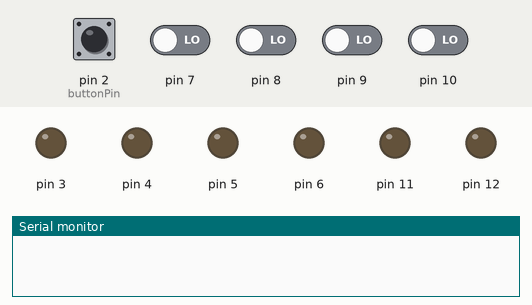
Simulated run of this sketch. Board: Arduino Uno, built with avr-gcc and run on an emulated ATmega328P. Shown: output pins drawn as LEDs (lit = HIGH), the last lines printed to the serial monitor. Inputs (shaded band) come from the test bench; at power-on: pin 2 (buttonPin), pin 7–10 LOW. Random numbers use the default seed unless the sketch sets one.

Above: at 1.2 s.
1.3 s: pin 2 (buttonPin) pulled HIGH for 0.25 s
At 23.0 s:
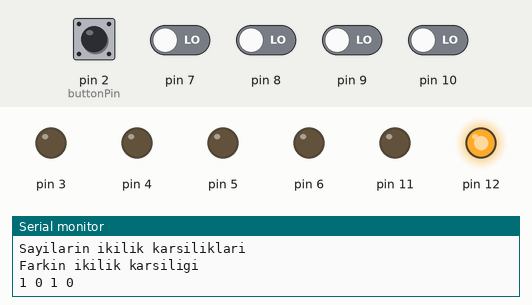
Timing chart, 0 to 24.2 s (numbered marks = the images above; inputs shaded):
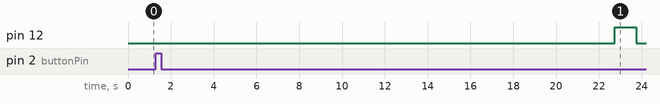

The sketch:

Proje.ino
```cpp
const int buttonPin = 2; //Buton pinini 2 olarak ayarladım
int buttonState=0; //buton pininden okuyacağım değeri tanımladım ve 0 atadım
int diziBoyutu=4;//oluşturacağım dizilerin boyutu
void ikiliktabanacevirme(int,int);//ikiliktabanacevirme fonksiyonununun prototipi
int sayilaritutandizi[4];//rastgele oluşturduğum 1 ila 15 arasındaki 4 sayiyi tuttuğum dizi
int mainicindekiikiligitutandizi[4][4];//tuttuğum rastgele 4 sayiyi ikilige cevirdikten sonra oluşan değerleri içine atacağım dizi
int maks;//maksimum değişkeni
int minn;//minimum değişkeni
int maksminfark;//maksimum ile minimum arasındaki farkı tuttuğum değişken
int minimumubul(int[],int,int&,int&);//minimumubul fonksiyonunun prototipi
int maksimumubul(int[],int,int&,int&);//maksimumunubul fonksiyonunun prototipi
int maksminfarkinitutandizi[1];//maksimum ile minimum farkini bulduktan sonra onu tutacağım dizi
int maksminfarkiniikiliktutandizi[1][4];//maksimum ile minimum farkini ikilik olarak tutacağım dizi


void setup() {//setup tanımı
  randomSeed(analogRead(A0));//Her iterasyonda farklı sayılar üretilmesi için tanımladım.
  pinMode(buttonPin, INPUT); //Buton pinini 2 olarak ayarladım
  Serial.begin(9600);//seri ekranda değerleri görmek için
 //pinmode la giriş çıkış pinlerini ayarladım
    pinMode(3,OUTPUT);

    pinMode(4,OUTPUT);

    pinMode(5,OUTPUT);

    pinMode(6,OUTPUT);


    pinMode(7,INPUT);

    pinMode(8,INPUT);

    pinMode(9,INPUT);

    pinMode(10,INPUT);

    pinMode(11,OUTPUT);

    pinMode(12,OUTPUT);

}

void loop() {//loop u tanımladım
//oyun başlamadan önce bütün pinleri södürdüm
  digitalWrite(3,LOW);
  digitalWrite(4,LOW);
  digitalWrite(5,LOW);
  digitalWrite(6,LOW);
  digitalWrite(11,LOW);
  digitalWrite(12,LOW);

  buttonState = digitalRead(buttonPin); //buttonpinden değeri okudum
  delay(200);//butonpininde temassızlık olmaması için delay ekledim


  if (buttonState == HIGH) //eğer buttonpininden okuduğum değer hıgh ise
  {
    Serial.println("Sayilarin onluk tabanda ki karşılıkları ");//seri ekranda düzenli bir biçimde yazılması için serialprint komutlarıyla düzeltmeler yaptım

    for(int i=0;i<=3;i++)//Rastgele sayilari üretmek için bir for döngüsü tanımladım
     {
       sayilaritutandizi[i]=random(1,16);//0 dan 3 e her oluşturduğum sayiyi sayilaritutandizi adındaki bir dizide sakladım

       Serial.print(sayilaritutandizi[i]); //bu dizi elemanlarını seri port ekranında yazdırdım
       Serial.print("---------");//altına kesik çizgiler ekledim düzenli olması açısından

     }
      Serial.println("");//seri ekranda düzenleme
      Serial.println(" ");//seri ekranda düzenleme
      minn=minimumubul(sayilaritutandizi,4,minn);//minimumubul adlı fonksiyona rastgele 4 sayıyı tuttuğum diziyi,diziboyutunu ve minn değişkenini gönderdim
      maks=maksimumubul(sayilaritutandizi,4,maks);//maksimumubul adlı fonksiyona rastgele 4 sayıyı tuttuğum diziyi,diziboyutunu ve maks değişkenini gönderdim
      maksminfark=maks-minn;//Fonksiyonlara gönderdikten sonra bulduğum maks ve min değerlerini birbirinden çıkararak maksminfar adlı değikene atadım
      Serial.print("Maksimum ile minimum farkı = ");//seri ekranda düzenleme
      Serial.println(maksminfark);//maksminfarkını seri ekranda yazdırdım
      Serial.println("");//seri ekranda düzenleme
      Serial.println("Sayilarin ikilik karsiliklari ");//seri ekranda düzenleme
      ikiliktabanacevirme(sayilaritutandizi,mainicindekiikiligitutandizi);//ikiliktabana cevirme fonksiyonuna rastgele sayıları tuttuğum diziyi ve bu sayiların ikilik karşılıklarını tutacağım iki boyutlu diziyi gönderdim
      Serial.println("");//seri ekranda düzenleme
      Serial.println("");//seri ekranda düzenleme
      Serial.println("Farkin ikilik karsiligi ");//seri ekranda düzenleme
      maksminfarkinitutandizi[0]={maksminfark};//maksminfarkını,tuttuğum maksminfarkinitutandizisinin ilk elamanına atadım.

      ikiliktabanacevirmemaksminicin(maksminfarkinitutandizi,maksminfarkiniikiliktutandizi);//maks ve min farki için tuttuğum ikiliktabanacevirmemaksmin dizisine maksminfarkinitutandizi ve maksminfarkiniikiliktutandizi değişenlerini gönderdim
      Serial.println("");//seri ekranda düzenleme

      for(int i=0;i<=3;i++)//iki boyutlu dizimde satırları gezmesi için bir for tanımladım
      {
        for(int j=0;j<=3;j++)//iki boyutlu dizimde sütunları gezmesi için bir for tanımladım
        {
          if(mainicindekiikiligitutandizi[i][j]==1)//gezdiğim satır ve sütünun her bi iterasyonunu kontrol ettim eğer 1 ise
          {
            digitalWrite(j+3,HIGH);//hangi iterasyondaysam 3 fazlasını yani 0 sa 3 numaralı 1 se 4 numaralı ledi yaktım
          }
          else//değilse
            digitalWrite(j+3,LOW);//hangi iterasyondaysam 3 fazlasını yani 0 sa 3 numaralı 1 se  numaralı ledi söndürdüm
        }
        delay(5000);//bu döngü 4 sayı içinde tekrarlanıcak ve her bir kombinasyon 5 saniye yanık kalıcak
      }
        //5 er saniye kombinasyonlardon sonra her bir led sönücek
        digitalWrite(3,LOW);
        digitalWrite(4,LOW);
        digitalWrite(5,LOW);
        digitalWrite(6,LOW);
        delay(1000);//bir saniye süresince sönücek ledler


    //maksmin farkını ikilik şekilte tutan dizinin 0.satır 0. sütünundan 3.satır 3.sütununa kadar dipswitchden okunan değerler karşılaştırılıcak
    if(maksminfarkiniikiliktutandizi[0][0]==digitalRead(7) && maksminfarkiniikiliktutandizi[0][1]==digitalRead(8) && maksminfarkiniikiliktutandizi[0][2]==digitalRead(9) && maksminfarkiniikiliktutandizi[0][3]==digitalRead(10))
      {//eğer şart sağlanırsa
        digitalWrite(11,HIGH);//11 numaralı dijital pine bağlı yeşil led yanıcak
        digitalWrite(12,LOW);//12 numaralı dijital pine bağlı kırmızı led sönücek
        delay(1000);//1 saniye boyunca
      }
    else
      {//eğer şart sağlanmazsa
        digitalWrite(11,LOW);//11 numaralı dijital pine bağlı yeşil led sönücek
        digitalWrite(12,HIGH);//12 numaralı dijital pine bağlı kırmızı led yanıcak
        delay(1000);//1 saniye boyunca
      }
      //en son bu işlemerden sonra her iki led de söndürülecek
      digitalWrite(11,LOW);
      digitalWrite(12,LOW);

         for(int i=0;i<=0;i++)//switchden kullanıcının girdiği değer kontrol etmek için seri ekranda yazdırdığım for döngüsü tek satırlı olduğu için satırı bir kere dolaşıcak
         {
          Serial.println(" ");//seri ekranda düzenleme
          Serial.print("Switchden Girilen Deger -->");//seri ekranda düzenleme
           for(int j=7;j<=10;j++)//sütunda 4 sutunlu olduğu için 7 den 10a 4 kere dolaşıcak
            {
              Serial.print(digitalRead(j));//ve ekrana yazıcak
              Serial.print(" ");//seri ekranda düzenleme
            }
        Serial.print(" ");//seri ekranda düzenleme
         }
      buttonState=LOW;//en son butona tekrar bastığımızda oyunun başlaması için butonu low durumuna getirdim
   }


  }
//ikilik tabana cevirme fonksionu
void ikiliktabanacevirme(int sayilaritutandizi[4],int mainicindekiikiligitutandizi[4][4])//sayilaritutandizi ve mainicindekiikiligitutandizi(ikiboyutlu)olmak üzere iki parametre alcak
{
  for(int i=0;i<=3;i++)//satırları dolaşan for
  {
    for(int j=0;j<=3;j++)//sütunları dolaşan for

     {
      mainicindekiikiligitutandizi[i][j]=0;//ilgili iterasyonun satır ve sütununa 0 değerini atıyorum önceden içinde bi değer kalmışsa temizlemek için
     }
  }
     for(int i=0;i<=3;i++)//satirlari dolaşıyorum
     {
      int j=3;//j yi 3 yapıcam çünkü en anlamsız bite yani en sağdaki bite ilk ikiye bölmeden kalanı atmak için
     while(sayilaritutandizi[i]>=1)//rastgele sayilari tek tek kontrol ediyorum 1e eşit veya büyükse gircek döngüye
     {
      mainicindekiikiligitutandizi[i][j]=sayilaritutandizi[i]%2;//o anki rastgele sayinin 2 ye bölümünden kalani sayiların ikiliğini tutan iki boyutlu dizinin o anki satır ve sütununun içine atıcak
      sayilaritutandizi[i]=sayilaritutandizi[i]/2;//ve sayiyi 2 ye bölücek sayı 1 den küçük olana kadar
      j--;//j yi azaltıcak yani bir sonraki iterasyonda en anlamsız bitten en anlamlı bite doğru ikiliği yazmak için
     }
     }
   for(int i=0;i<=3;i++)//Burdaki for da ekrana ikiliği yazmak için satırları dolaştığım for
   {
    for(int j=0;j<=3;j++)//sütunları dolaştığım for
    {
      Serial.print(mainicindekiikiligitutandizi[i][j]);//ekrana ikili yazıcak sırayla her bitini
      Serial.print(" ");//aralarında boşluk bırakıcak
    }
        Serial.print(" ");//ikilik kombinasyonların aralarındada boşluk bırakıcak
   }


}
//minimumubul fonksiyonu
int minimumubul(int b[],int dizininBoyutu,int &minimum)//kendisine diziyi,dizininboyutunu ve bir minimum değişkeni(referans) parametre olarak alıcak
{
  minimum=b[0];//dizinin ilk elemanını minimum olarak kabul edicek
  for(int i=1;i<dizininBoyutu;i++)//diziyi dolaşıcak
  {
    if(b[i]<minimum)//minimumdan daha düşük bi değer bulduğunda
    {
      minimum=b[i];//minimumum değerini bu değer ile değiştiricek
    }

  }
  return minimum;//minimumu geriye döndürcek
}
//maksimumubul fonksiyonu
int maksimumubul(int b[],int dizininBoyutu,int &maksimum)//kendisine diziyi,dizininboyutunu ve bir maksimum değişkeni(referans) parametre olarak alıcak
{

  maksimum=b[0];//dizinin ilk elamanını maksimum olarak kabul edicek
  for(int i=1;i<dizininBoyutu;i++)//diziyi dolaşıcak
  {

    if(b[i]>maksimum)//maksimumdan daha büyük bi eleman varsa
    {
      maksimum=b[i];//o elemanı maksimum değeriyle değiştiricek
    }
  }
  return maksimum;//geriye maksimum değerini döndürcek
}
//maks ile min farkını ikiliğe çevirmek için ayrı bir fonksiyon tanımladım karışmaması için
void ikiliktabanacevirmemaksminicin(int sayilaritutandizi[1],int mainicindekiikiligitutandizi[1][4])//fonksiyonun parametrelerini tanımladım
{
  for(int i=0;i<=0;i++)//1 satırlı olduğu için bir satır dolaşcak sadece
  {
    for(int j=0;j<=3;j++)//3 sütunlu olduğu için 3 sütun dolaşcak

     {
      mainicindekiikiligitutandizi[i][j]=0;//her bir sütuna 0 değerini vericek önceden içinde değer kalmışsa sıfırlamak için
     }
  }
     for(int i=0;i<=0;i++)//yine aynı şekilde bir satır dolaşıcak
     {
      int j=3;//j yi üç yapıyorum ki en anlamsız bitine ilk 2 ye bölümden kalanı atsın diye
     while(sayilaritutandizi[i]>=1)//sayı 1e eşit veya daha küçükse
     {
      mainicindekiikiligitutandizi[i][j]=sayilaritutandizi[i]%2;//2 ye bölümünden kalanı ilgili iterasyona at
      sayilaritutandizi[i]=sayilaritutandizi[i]/2;//2 ye bidaha böl sayı 1den küçük olana kadar
      j--;//j yi azaltıyoruz çünkü en anlamsızdan en anlamlıya doğru bit değerlerini oluştursun
     }
     }
   for(int i=0;i<=0;i++)//yine aynı şekilde farkı ekrana yazdırmak için bir for tanımladım 1 satır dolaşıcak sadeece
   {
    for(int j=0;j<=3;j++)//sütunları dolaşıcak toplamda 3 sütun
    {
      Serial.print(mainicindekiikiligitutandizi[i][j]);//ilgili satır ve sütunu ekrana yazıcak
      Serial.print(" ");//bit değerleri arasına boşluk bırakıcak
    }
        Serial.print(" ");//bit kombinasyonları arasına boşluk bırakıcak
   }


}
```

Measured:
- after the input at 1.3 s, pin 12: LOW → HIGH after 21.4 s, → LOW 1.0 s later
